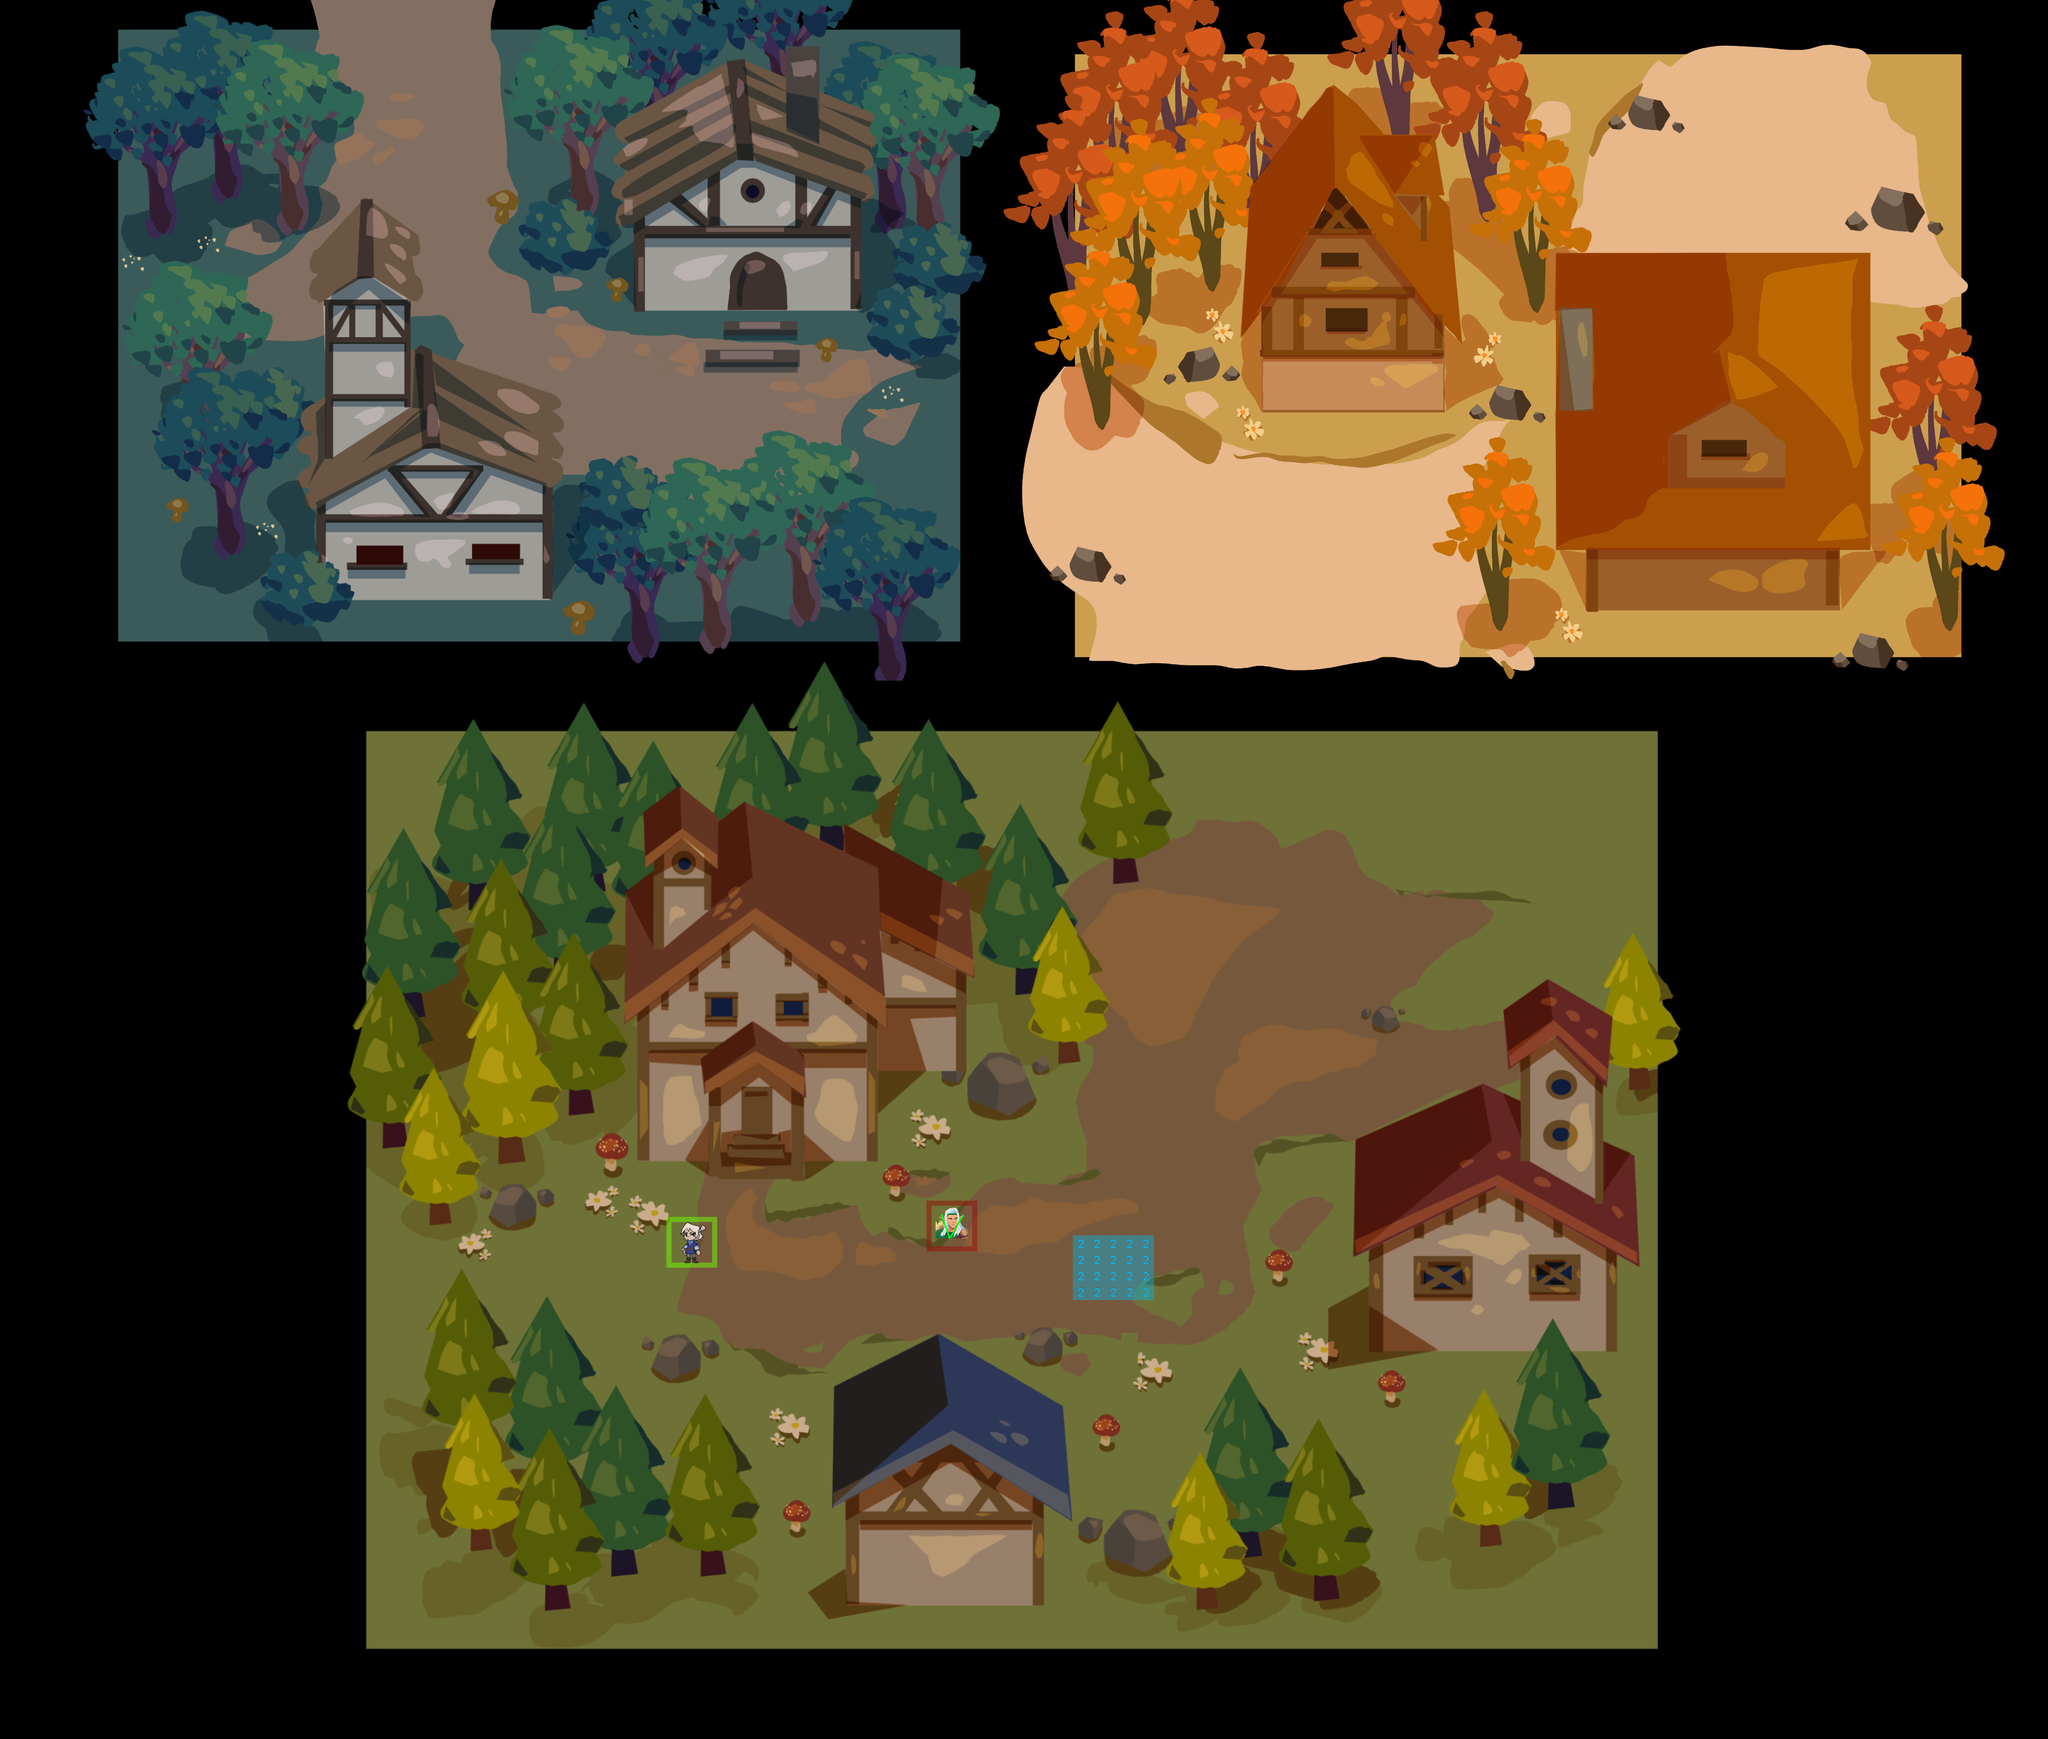

This game map was drawn from its Tiled (.tmx) file and the tilesets committed beside it. A one-line description and the trimmed map source follow:
An orthogonal 126x107 tile map with 32x32 px tiles, 4 tile layers (Map, Collisions, Entities, Navigation), 3 tilesets and 10 objects.

<map version="1.10" tiledversion="1.10.2" orientation="orthogonal" renderorder="right-down" width="126" height="107" tilewidth="32" tileheight="32" infinite="0" nextlayerid="13" nextobjectid="50">
 <tileset firstgid="1" name="Testing" tilewidth="32" tileheight="32" tilecount="13250" columns="125">
  <image source="../../Textures/Mapas/Testing/background.png" width="4015" height="3423" />
 </tileset>
 <tileset firstgid="13251" name="Colisiones" tilewidth="32" tileheight="32" tilecount="16" columns="4">
  <image source="../../Textures/Mapas/Metadatos/Collisions_32x32.png" width="128" height="128" />
 </tileset>
 <tileset firstgid="13267" name="Entities" tilewidth="100" tileheight="100" tilecount="100" columns="10">
  <image source="../../Textures/Mapas/Metadatos/Entities.png" width="1000" height="1000" />
 </tileset>
 <layer id="1" name="Map" width="126" height="107">
  <properties>
   <property name="Draw" type="bool" value="true" />
  </properties>
  <data>[13482 cells, 13250 non-empty, 13247 distinct tile ids]</data>
 </layer>
 <layer id="5" name="Collisions" width="126" height="107">
  <properties>
   <property name="Draw" type="bool" value="false" />
  </properties>
  <data>[13482 cells, 20 non-empty, 1 distinct tile ids]</data>
 </layer>
 <layer id="8" name="Entities" width="126" height="107">
  <properties>
   <property name="Draw" type="bool" value="false" />
   <property name="Front" type="bool" value="false" />
  </properties>
  <data>[13482 cells, 2 non-empty, 2 distinct tile ids]</data>
 </layer>
 <objectgroup color="#ff0000" id="11" name="CollisionWalls">
  <object id="47" x="2064" y="1652">
   <polygon points="0,0 -1268,24 -1316,1524 1116,1516 1120,-104 804,-72 816,1268 -1220,1292 -1196,180 20,136" />
  </object>
  <object id="48" x="10" y="10.25" width="11.5" height="11.25" />
  <object id="49" x="233" y="58.25" width="52.75" height="42.5" />
 </objectgroup>
 <objectgroup color="#c8c8c8" id="12" name="Dialogos">
  <properties>
   <property name="Dialogos" type="bool" value="true" />
  </properties>
  <object id="23" x="1217" y="2528.17" width="64" height="64">
   <properties>
    <property name="dialogID" type="int" value="1" />
   </properties>
  </object>
  <object id="33" x="1121.67" y="2530.67" width="64" height="64">
   <properties>
    <property name="dialogID" type="int" value="0" />
   </properties>
  </object>
  <object id="39" x="1216.67" y="2624.33" width="64" height="64">
   <properties>
    <property name="dialogID" type="int" value="2" />
   </properties>
  </object>
  <object id="40" x="1313.17" y="2624.33" width="64" height="64">
   <properties>
    <property name="dialogID" type="int" value="4" />
   </properties>
  </object>
  <object id="41" x="1313.83" y="2529.5" width="64" height="64">
   <properties>
    <property name="dialogID" type="int" value="991" />
   </properties>
  </object>
  <object id="44" x="1412" y="2624" width="64" height="64">
   <properties>
    <property name="dialogID" type="int" value="10" />
   </properties>
  </object>
  <object id="45" x="1412.67" y="2527.33" width="63.3333" height="65.3333">
   <properties>
    <property name="dialogID" type="int" value="5" />
   </properties>
  </object>
 </objectgroup>
 <layer id="7" name="Navigation" width="126" height="107">
  <properties>
   <property name="Draw" type="bool" value="false" />
   <property name="Navigation" type="bool" value="true" />
  </properties>
  <data>[13482 cells, 0 non-empty, 0 distinct tile ids]</data>
 </layer>
</map>
